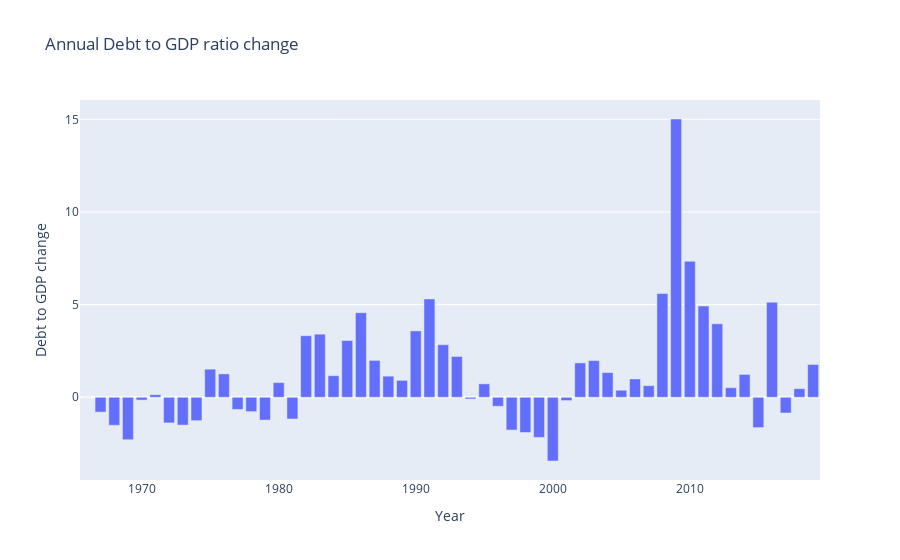

This figure's notebook cell:
### Code cell
ex.bar(x=debtGDPYears, y=debtGDPDeltaData, labels={'x': 'Year', 'y': 'Debt to GDP change'},title='Annual Debt to GDP ratio change')

### Figure 1 — Plotly figure (JSON) as saved in the notebook; plotly's stock layout.template omitted (floating-point values rounded to 4 significant figures)
{"data": [{"alignmentgroup": "True", "hoverlabel": {"namelength": 0}, "hovertemplate": "Year=%{x}<br>Debt to GDP change=%{y}", "legendgroup": "", "marker": {"color": "#636efa"}, "name": "", "offsetgroup": "", "orientation": "v", "showlegend": false, "textposition": "auto", "type": "bar", "x": ["1966", "1967", "1968", "1969", "1970", "1971", "1972", "1973", "1974", "1975", "1976", "1977", "1978", "1979", "1980", "1981", "1982", "1983", "1984", "1985", "1986", "1987", "1988", "1989", "1990", "1991", "1992", "1993", "1994", "1995", "1996", "1997", "1998", "1999", "2000", "2001", "2002", "2003", "2004", "2005", "2006", "2007", "2008", "2009", "2010", "2011", "2012", "2013", "2014", "2015", "2016", "2017", "2018", "2019"], "xaxis": "x", "y": [0, -0.7995, -1.512, -2.29, -0.1523, 0.1398, -1.382, -1.5, -1.262, 1.518, 1.263, -0.6554, -0.7738, -1.23, 0.7928, -1.174, 3.322, 3.406, 1.165, 3.063, 4.566, 1.991, 1.141, 0.9138, 3.582, 5.308, 2.837, 2.203, -0.08917, 0.7273, -0.4844, -1.768, -1.9, -2.166, -3.438, -0.1767, 1.855, 1.981, 1.334, 0.3815, 0.9873, 0.6273, 5.602, 15.02, 7.341, 4.928, 3.966, 0.5181, 1.234, -1.636, 5.135, -0.8481, 0.4644, 1.77], "yaxis": "y"}], "layout": {"barmode": "relative", "legend": {"tracegroupgap": 0}, "title": {"text": "Annual Debt to GDP ratio change"}, "xaxis": {"anchor": "y", "domain": [0, 1], "title": {"text": "Year"}}, "yaxis": {"anchor": "x", "domain": [0, 1], "title": {"text": "Debt to GDP change"}}}}
